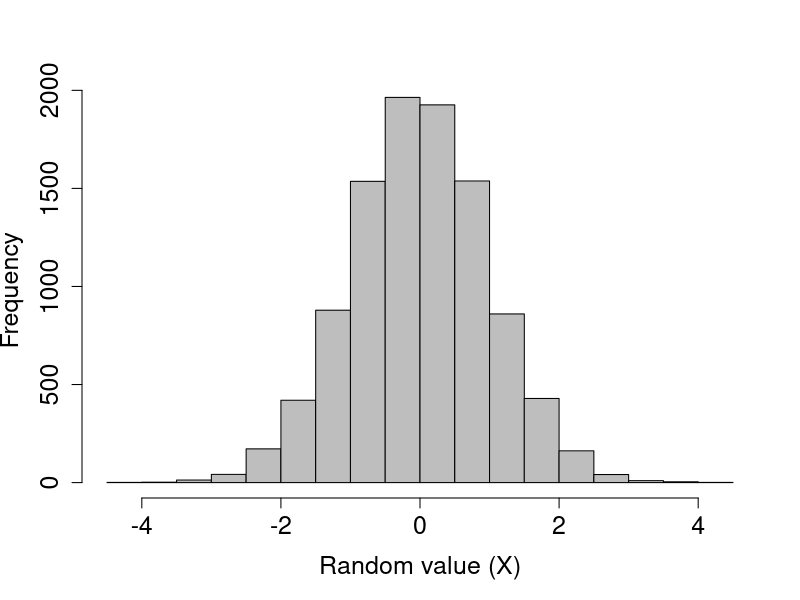
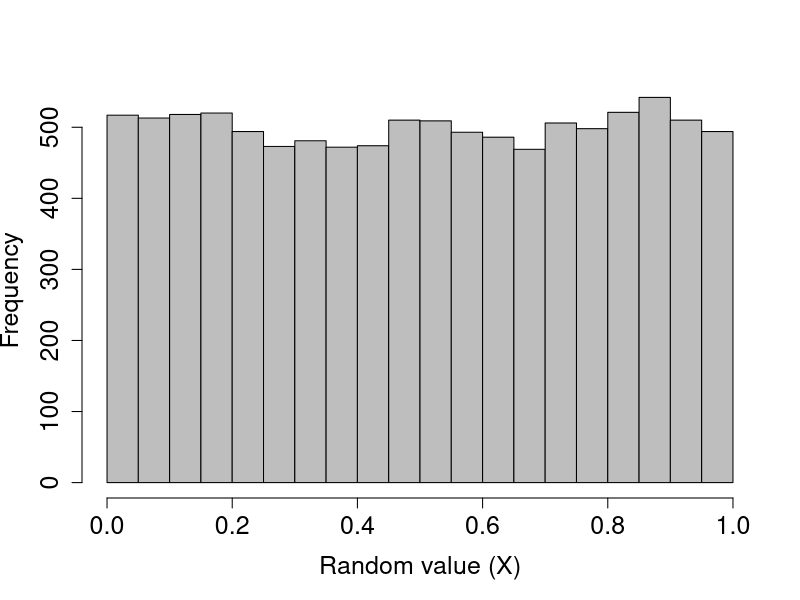
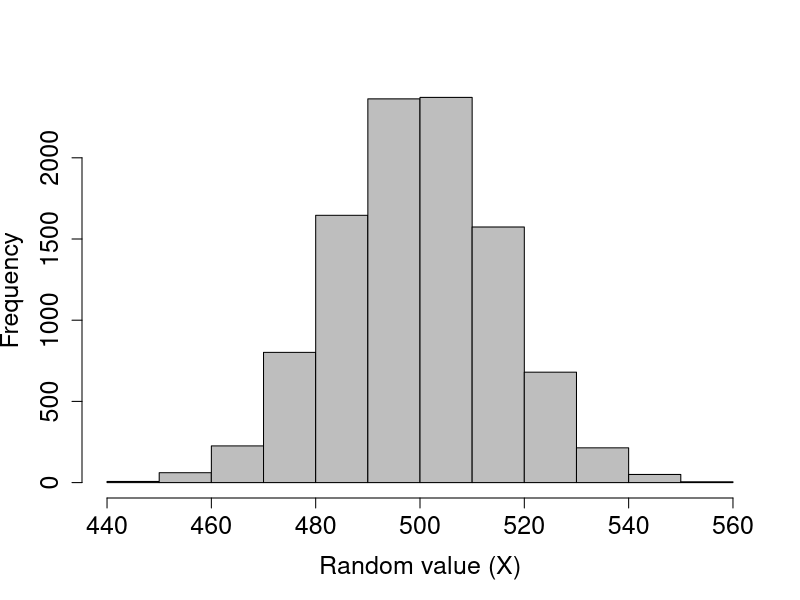
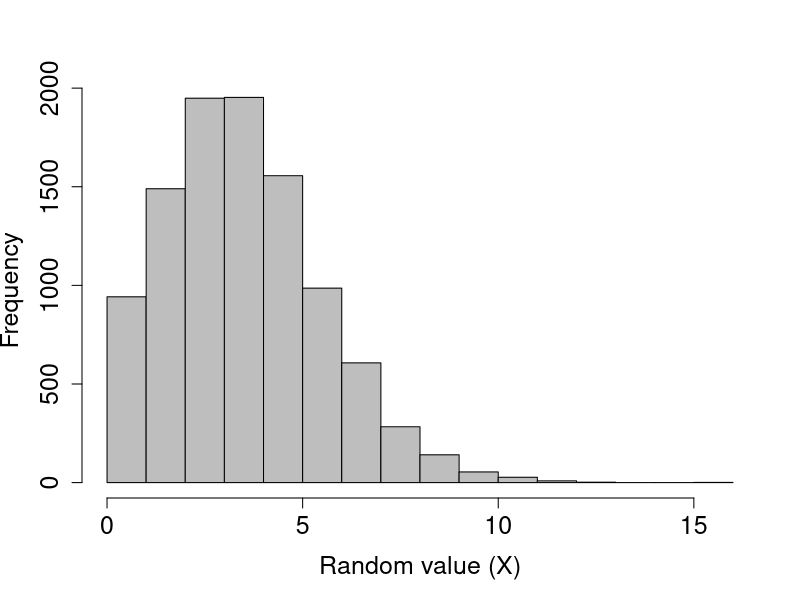
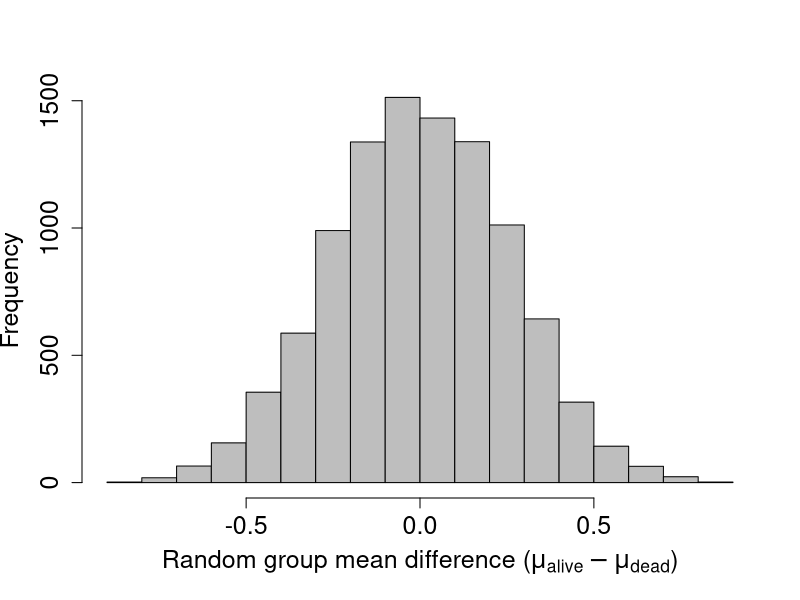
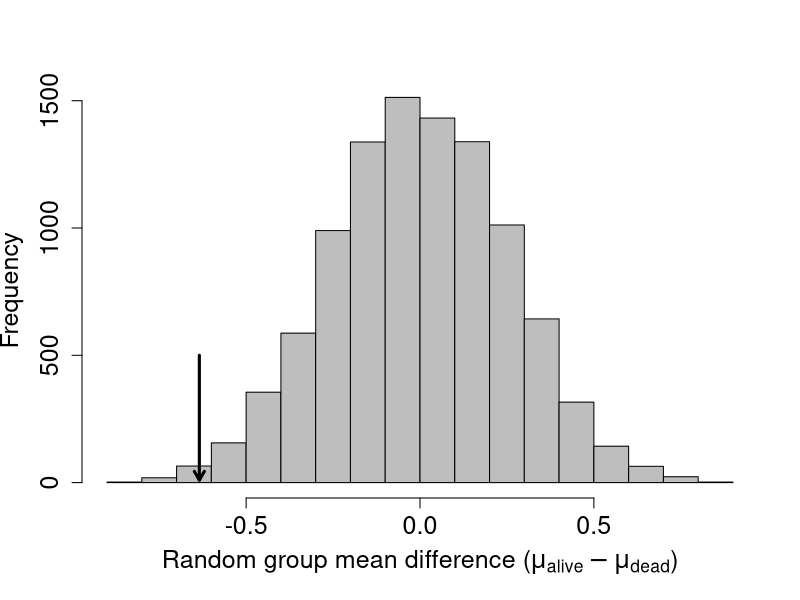

These charts were generated, in order, by the following R code:
## ---- chunk 1
rand_norms_10 <- rnorm(n = 10, mean = 0, sd = 1);
## ---- chunk 2
print(rand_norms_10);
## ---- chunk 3
rand_norms_10000 <- rnorm(n = 10000, mean = 0, sd = 1);
hist(rand_norms_10000, xlab = "Random value (X)", col = "grey",
     main = "", cex.lab = 1.5, cex.axis = 1.5);
## ---- chunk 4
rand_unifs_10 <- runif(n = 10, min = 0, max = 1);
## ---- chunk 5
print(rand_unifs_10);
## ---- chunk 6
rand_unifs_10000 <- runif(n = 10000, min = 0, max = 1);
hist(rand_unifs_10000, xlab = "Random value (X)", col = "grey",
     main = "", cex.lab = 1.5, cex.axis = 1.5);
## ---- chunk 7
coin_flips <- rbinom(n = 1, size = 1000, prob = 0.5);
print(coin_flips);
## ---- chunk 8
coin_flips_2 <- rbinom(n = 2, size = 1000, prob = 0.5);
print(coin_flips_2);
## ---- chunk 9
coin_flips_10000 <- rbinom(n = 10000, size = 1000, prob = 0.5);
## ---- chunk 10
hist(coin_flips_10000, xlab = "Random value (X)", col = "grey",
     main = "", cex.lab = 1.5, cex.axis = 1.5);
## ---- chunk 11
flips_10 <- rbinom(n = 10, size = 1, prob = 0.5);
## ---- chunk 12
print(flips_10);
## ---- chunk 13
rand_poissons <- rpois(n = 10, lambda = 1);
print(rand_poissons);
## ---- chunk 14
rand_poissons_10000 <- rpois(n = 10000, lambda = 4);
hist(rand_poissons_10000, xlab = "Random value (X)", col = "grey",
     main = "", cex.lab = 1.5, cex.axis = 1.5);
## ---- chunk 15
rand_number_1 <- sample(x = 1:10, size = 1);
## ---- chunk 16
rand_number_10 <- sample(x = 1:10, size = 10);
print(rand_number_10);
## ---- chunk 17
rand_number_10_r <- sample(x = 1:10, size = 10, replace = TRUE);
print(rand_number_10_r);
## ---- chunk 18
prob_vec      <- c( rep(x = 0.05, times = 5), rep(x = 0.15, times = 5) );
rand_num_bias <- sample(x = 1:10, size = 10, replace = TRUE, prob = prob_vec);
print(rand_num_bias);
## ---- chunk 19
data("Chickweight")
head(ChickWeight);
## ---- chunk 20
rand_rows <- sample(x = 1:dim(ChickWeight)[1], size = 10);
print(ChickWeight[rand_rows,]);
## ---- chunk 21
data("mtcars");
head(mtcars);
car_names <- rownames(mtcars);
print(car_names);
## ---- chunk 22
cars_sampled <- sample(x = car_names, size = 2, replace = FALSE);
print(cars_sampled);
## ---- chunk 23
birds <- read.csv("data/Bumpus_data.csv");
## ---- chunk 24
library(knitr);
kable(head(birds));
## ---- chunk 25
bird_t_test <- t.test(birds[,5] ~ birds[,2], alternative = "less");
## ---- chunk 26
iter    <- 9999;          # Total iterations (+1 for observed data = 10k)
diff    <- NULL;          # To add difference between groups
N_birds <- dim(birds)[1]; # Total number of birds
for(i in 1:iter){   
    bird_samp   <- sample(x = birds[,2], size = N_birds, replace = FALSE);
    samp_alive  <- which(bird_samp == "alive");
    samp_dead   <- which(bird_samp == "dead");
    mn_samp_a   <- mean(birds[samp_alive, 5]);
    mn_samp_d   <- mean(birds[samp_dead, 5]);
    diff[i]     <- mn_samp_a - mn_samp_d;
}
## ---- chunk 27
xlabel <- expression( paste("Random group mean difference (", 
                            mu[alive] - mu[dead], ")" )
                      ); # Gets the Greek mu with subscripts
hist(diff, xlab = xlabel, col = "grey", main = "", cex.lab = 1.5, 
     cex.axis = 1.5, breaks = 20);
## ---- chunk 28
xlabel <- expression( paste("Random group mean difference (", 
                            mu[alive] - mu[dead], ")" )
                      ); # Gets the Greek mu with subscripts
hist(diff, xlab = xlabel, col = "grey", main = "", cex.lab = 1.5, 
     cex.axis = 1.5, breaks = 20);
obs_alive <- which(birds[,2] == "alive");
obs_dead  <- which(birds[,2] == "dead");
obs_diff  <- mean(birds[obs_alive,5]) - mean(birds[obs_dead,5]); 
arrows(x0 = obs_diff, x1 = obs_diff, y0 = 500, y1 = 10, lwd = 3, length = 0.1);
## ---- chunk 29
less_or_equal_obs <- sum(diff <= obs_diff) + 1;
total_generated   <- length(diff) + 1;
new_p_value       <- less_or_equal_obs / total_generated;
